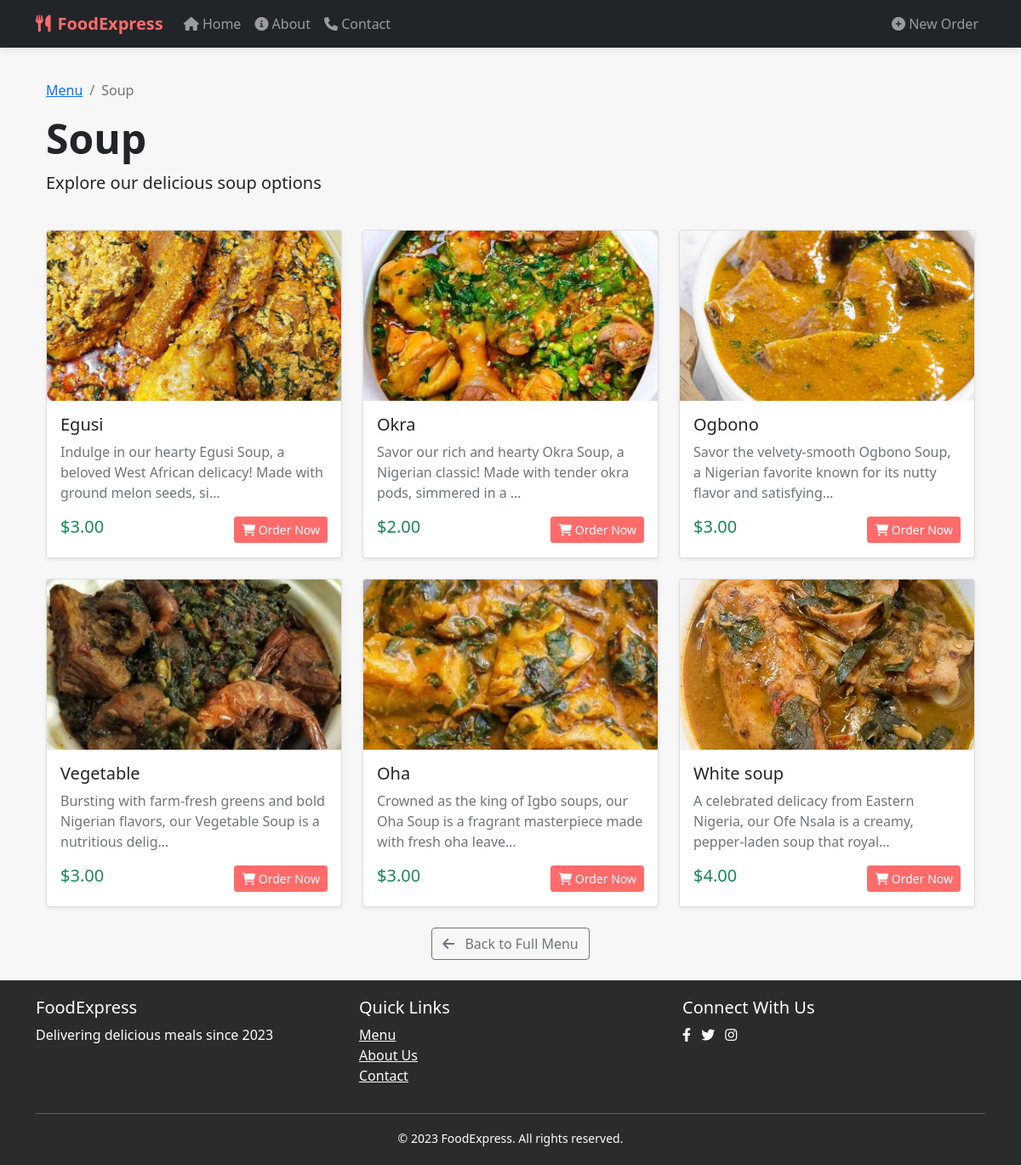
Screenshot of /category/1/items/ with the database file from the repository.
### food_ordering/models.py (models this page shows, shortened)
class Category(models.Model):
    name = models.CharField(max_length=100)

class MenuItem(models.Model):
    category = models.ForeignKey(Category, on_delete=models.CASCADE, related_name='menu_items')
    name = models.CharField(max_length=200)
    description = models.TextField(blank=True)
    price = models.DecimalField(max_digits=10, decimal_places=2)
    is_available = models.BooleanField(default=True)
    image = models.ImageField(upload_to='menu_items/', blank=True, null=True)

### food_ordering/views.py (the view)
# urls.py: path('category/<int:category_id>/', views.category_menu_view, name='category_menu'),
def category_menu_view(request, category_id):
    category = get_object_or_404(Category, id=category_id)
    menu_items = MenuItem.objects.filter(category=category, is_available=True)
    return render(request, 'food_ordering/category_menu.html', {
        'category': category,
        'menu_items': menu_items
    })

### food_ordering/context_processors.py (called while the page is built)
def cart_count(request):
    cart = request.session.get('cart', {})
    count = sum(item.get('quantity', 0) for item in cart.values())
    return {'cart_count': count}

### food_ordering/templates/food_ordering/category_menu.html (shortened to what this page needs)
{% extends 'food_ordering/base.html' %}
{% block content %}
<div class="container">
    <div class="row mb-4">
        <div class="col-12">
            <nav aria-label="breadcrumb">
                <ol class="breadcrumb">
                    <li class="breadcrumb-item"><a href="{% url 'food_ordering:menu' %}">Menu</a></li>
                    <li class="breadcrumb-item active" aria-current="page">{{ category.name }}</li>
                </ol>
            </nav>
            <h1 class="display-5 fw-bold">{{ category.name }}</h1>
            <p class="lead">Explore our delicious {{ category.name|lower }} options</p>
        </div>
    </div>
    <div class="row row-cols-1 row-cols-md-2 row-cols-lg-3 g-4">
        {% for item in menu_items %}
        <div class="col">
            <div class="card h-100 shadow-sm">
                {% if item.image %}
                <img src="{{ item.image.url }}" class="card-img-top" alt="{{ item.name }}" style="height: 200px; object-fit: cover;">
                {% else %}
                <div class="card-img-top bg-light d-flex align-items-center justify-content-center" style="height: 200px;">
                    <i class="fas fa-utensils fa-3x text-muted"></i>
                </div>
                {% endif %}
                <div class="card-body">
                    <h5 class="card-title">{{ item.name }}</h5>
                    <p class="card-text text-muted">{{ item.description|truncatechars:100 }}</p>
                    <div class="d-flex justify-content-between align-items-center">
                        <span class="h5 text-success">${{ item.price }}</span>
                        {% if request.session.current_order_id %}
                            <a href="{% url 'food_ordering:add_to_order' menu_item_id=item.id %}"
                               class="btn btn-sm btn-outline-primary">
                               <i class="fas fa-plus"></i> Add to Order
                            </a>
                        {% else %}
                            <a href="{% url 'food_ordering:start_order' %}"
                               class="btn btn-sm btn-primary">
                               <i class="fas fa-shopping-cart"></i> Order Now
                            </a>
                        {% endif %}
                    </div>
                </div>
            </div>
        </div>
        {% empty %}
        <div class="col-12">
            <div class="alert alert-info">
                <i class="fas fa-info-circle me-2"></i> No items available in this category currently.
            </div>
        </div>
        {% endfor %}
    </div>
    <div class="row mt-4">
        <div class="col-12 text-center">
            <a href="{% url 'food_ordering:menu' %}" class="btn btn-outline-secondary">
                <i class="fas fa-arrow-left me-2"></i> Back to Full Menu
            </a>
        </div>
    </div>
</div>
{% endblock %}

### food_ordering/templates/food_ordering/base.html (shortened to what this page needs)
<!DOCTYPE html>
<html lang="en">
<head>
    <link href="https://cdn.jsdelivr.net/npm/bootstrap@5.1.3/dist/css/bootstrap.min.css" rel="stylesheet">
    <link rel="stylesheet" href="https://cdnjs.cloudflare.com/ajax/libs/font-awesome/6.0.0/css/all.min.css">
</head>
<body>
    <nav class="navbar navbar-expand-lg navbar-dark bg-dark fixed-top">
        <div class="container">
            <a class="navbar-brand" href="{% url 'food_ordering:menu' %}">
                <i class="fas fa-utensils me-2"></i>FoodExpress
            </a>
            <div class="collapse navbar-collapse" id="navbarMain">
                <ul class="navbar-nav me-auto">
                    <li class="nav-item">
                        <a class="nav-link" href="{% url 'food_ordering:menu' %}">
                            <i class="fas fa-home"></i> Home
                        </a>
                    </li>
                    <li class="nav-item">
                        <a class="nav-link" href="{% url 'food_ordering:about' %}">
                            <i class="fas fa-info-circle"></i> About
                        </a>
                    </li>
                    <li class="nav-item">
                        <a class="nav-link" href="{% url 'food_ordering:contact' %}">
                            <i class="fas fa-phone"></i> Contact
                        </a>
                    </li>
                </ul>
                <ul class="navbar-nav ms-auto">
                    <li class="nav-item">
                        <a class="nav-link" href="{% url 'food_ordering:create_order_form' %}">
                            <i class="fas fa-plus-circle"></i> New Order
                        </a>
                    </li>
                </ul>
            </div>
        </div>
    </nav>
    <main class="container my-4 flex-grow-1">
        {% block content %}{% endblock %}
    </main>
    <footer class="footer">
        <div class="container">
            <div class="row">
                <div class="col-md-4">
                    <h5>FoodExpress</h5>
                    <p>Delivering delicious meals since 2023</p>
                </div>
                <div class="col-md-4">
                    <h5>Quick Links</h5>
                    <ul class="list-unstyled">
                        <li><a href="{% url 'food_ordering:menu' %}" class="text-white">Menu</a></li>
                        <li><a href="#" class="text-white">About Us</a></li>
                        <li><a href="#" class="text-white">Contact</a></li>
                    </ul>
                </div>
                <div class="col-md-4">
                    <h5>Connect With Us</h5>
                    <a href="#" class="text-white me-2"><i class="fab fa-facebook-f"></i></a>
                    <a href="#" class="text-white me-2"><i class="fab fa-twitter"></i></a>
                    <a href="#" class="text-white me-2"><i class="fab fa-instagram"></i></a>
                </div>
            </div>
            <hr class="bg-light">
            <div class="text-center">
                <small>&copy; 2023 FoodExpress. All rights reserved.</small>
            </div>
        </div>
    </footer>
</body>
</html>

### food_ordering/templates/food_ordering/base.html (style rules this page uses)
:root { --primary-color: #ff6b6b; --secondary-color: #4ecdc4; --dark-color: #292b2c; --light-color: #f7f7f7; }
body { padding-top: 70px; background-color: var(--light-color); min-height: 100vh; display: flex; flex-direction: column; }
.navbar { box-shadow: 0 2px 10px rgba(0,0,0,0.1); }
.navbar-brand { font-weight: 700; color: var(--primary-color) !important; }
.btn-primary { background-color: var(--primary-color); border-color: var(--primary-color); }
.footer { margin-top: auto; padding: 20px 0; background-color: var(--dark-color); color: white; }

### rows the page displays
Category: name "Soup", name "soup"
MenuItem: image (picture), name "Egusi", description "Indulge in our hearty Egusi Soup, a beloved West African delicacy! Made with ground melon seeds, si…", price "3.00"
MenuItem: image (picture), name "Okra", description "Savor our rich and hearty Okra Soup, a Nigerian classic! Made with tender okra pods, simmered in a …", price "2.00"
MenuItem: image (picture), name "Ogbono", description "Savor the velvety-smooth Ogbono Soup, a Nigerian favorite known for its nutty flavor and satisfying…", price "3.00"
MenuItem: image (picture), name "Vegetable", description "Bursting with farm-fresh greens and bold Nigerian flavors, our Vegetable Soup is a nutritious delig…", price "3.00"
MenuItem: image (picture), name "Oha", description "Crowned as the king of Igbo soups, our Oha Soup is a fragrant masterpiece made with fresh oha leave…", price "3.00"
MenuItem: image (picture), name "White soup", description "A celebrated delicacy from Eastern Nigeria, our Ofe Nsala is a creamy, pepper-laden soup that royal…", price "4.00"
